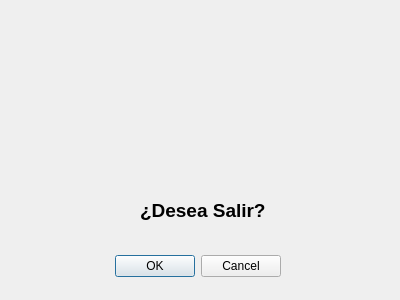
<?xml version="1.0" encoding="UTF-8"?>
<ui version="4.0">
 <class>Dialog</class>
 <widget class="QDialog" name="Dialog">
  <property name="geometry">
   <rect>
    <x>0</x>
    <y>0</y>
    <width>400</width>
    <height>300</height>
   </rect>
  </property>
  <property name="windowTitle">
   <string>Dialog</string>
  </property>
  <widget class="QDialogButtonBox" name="buttonBox">
   <property name="geometry">
    <rect>
     <x>110</x>
     <y>250</y>
     <width>171</width>
     <height>32</height>
    </rect>
   </property>
   <property name="orientation">
    <enum>Qt::Horizontal</enum>
   </property>
   <property name="standardButtons">
    <set>QDialogButtonBox::Cancel|QDialogButtonBox::Ok</set>
   </property>
  </widget>
  <widget class="QLabel" name="label">
   <property name="geometry">
    <rect>
     <x>100</x>
     <y>20</y>
     <width>211</width>
     <height>171</height>
    </rect>
   </property>
   <property name="text">
    <string/>
   </property>
   <property name="pixmap">
    <pixmap>warning.png</pixmap>
   </property>
  </widget>
  <widget class="QLabel" name="label_2">
   <property name="geometry">
    <rect>
     <x>140</x>
     <y>190</y>
     <width>141</width>
     <height>41</height>
    </rect>
   </property>
   <property name="font">
    <font>
     <pointsize>14</pointsize>
     <weight>75</weight>
     <bold>true</bold>
    </font>
   </property>
   <property name="text">
    <string>¿Desea Salir?</string>
   </property>
  </widget>
 </widget>
 <resources/>
 <connections>
  <connection>
   <sender>buttonBox</sender>
   <signal>accepted()</signal>
   <receiver>Dialog</receiver>
   <slot>accept()</slot>
   <hints>
    <hint type="sourcelabel">
     <x>248</x>
     <y>254</y>
    </hint>
    <hint type="destinationlabel">
     <x>157</x>
     <y>274</y>
    </hint>
   </hints>
  </connection>
  <connection>
   <sender>buttonBox</sender>
   <signal>rejected()</signal>
   <receiver>Dialog</receiver>
   <slot>reject()</slot>
   <hints>
    <hint type="sourcelabel">
     <x>316</x>
     <y>260</y>
    </hint>
    <hint type="destinationlabel">
     <x>286</x>
     <y>274</y>
    </hint>
   </hints>
  </connection>
 </connections>
</ui>
